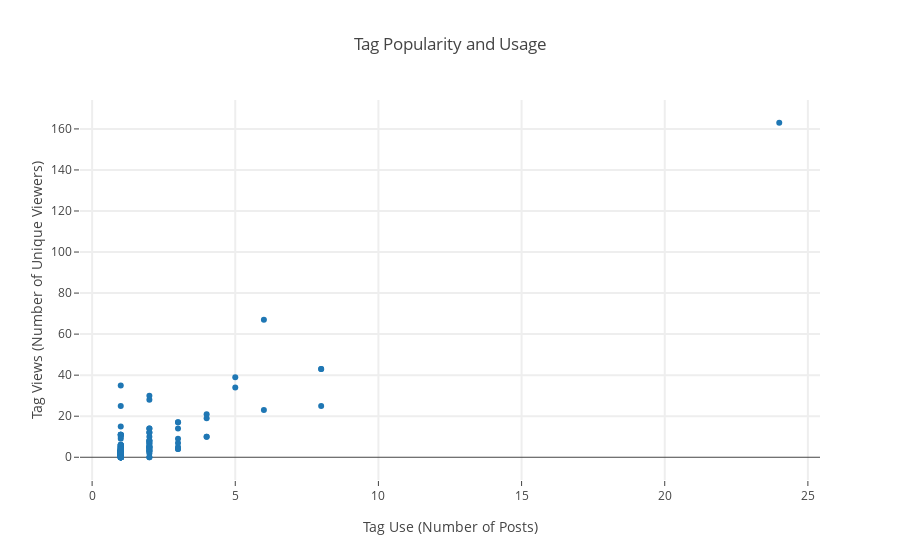

Notebook code cell kept with this figure:
### Code cell
tag_names = [t for t in tags.keys()]
tag_views = [tags[t] for t in tag_names]
tag_occurs = [tag_uses[t] for t in tag_names]

import plotly
from plotly.graph_objs import Scatter, Layout, Bar

plotly.offline.init_notebook_mode(connected=True)

data = Scatter(
    y=tag_views, x=tag_occurs,
    text=tag_names,
    mode= 'markers',
)
fig = plotly.graph_objs.Figure(data=[data], layout=Layout(
    title= 'Tag Popularity and Usage',
    hovermode= 'closest',
    xaxis= dict(
        title= 'Tag Use (Number of Posts)',
        ticklen= 5,
        zeroline= False,
        gridwidth= 2,
    ),
    yaxis=dict(
        title= 'Tag Views (Number of Unique Viewers)',
        ticklen= 5,
        gridwidth= 2,
    ),
    showlegend= False
))
plotly.offline.iplot(fig)

### Figure 1 — Plotly figure (JSON) as saved in the notebook; plotly's stock layout.template omitted (floating-point values rounded to 4 significant figures; data arrays with more than 128 entries replaced by an {"elided": "..."} marker saying what was removed)
{"data": [{"mode": "markers", "text": {"elided": "173 str values"}, "type": "scatter", "x": {"elided": "173 int values"}, "y": {"elided": "173 int values"}}], "layout": {"hovermode": "closest", "showlegend": false, "title": "Tag Popularity and Usage", "xaxis": {"gridwidth": 2, "ticklen": 5, "title": "Tag Use (Number of Posts)", "zeroline": false}, "yaxis": {"gridwidth": 2, "ticklen": 5, "title": "Tag Views (Number of Unique Viewers)"}}}
